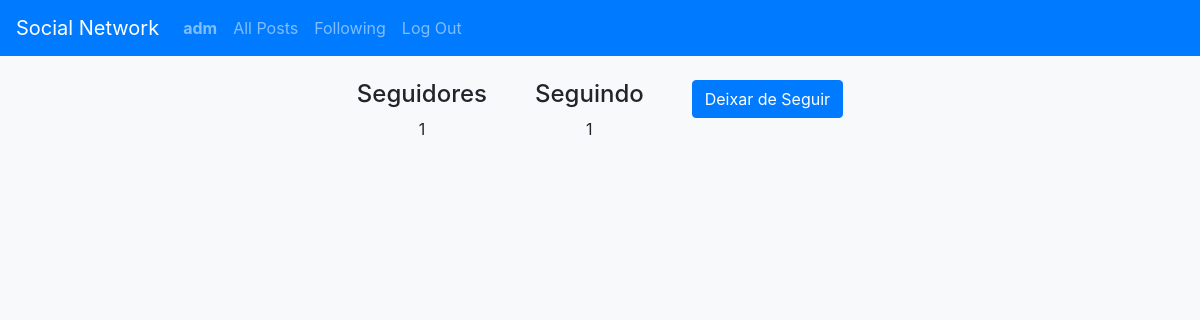
Before: /perfil/alexandre (signed in) with the older database file.
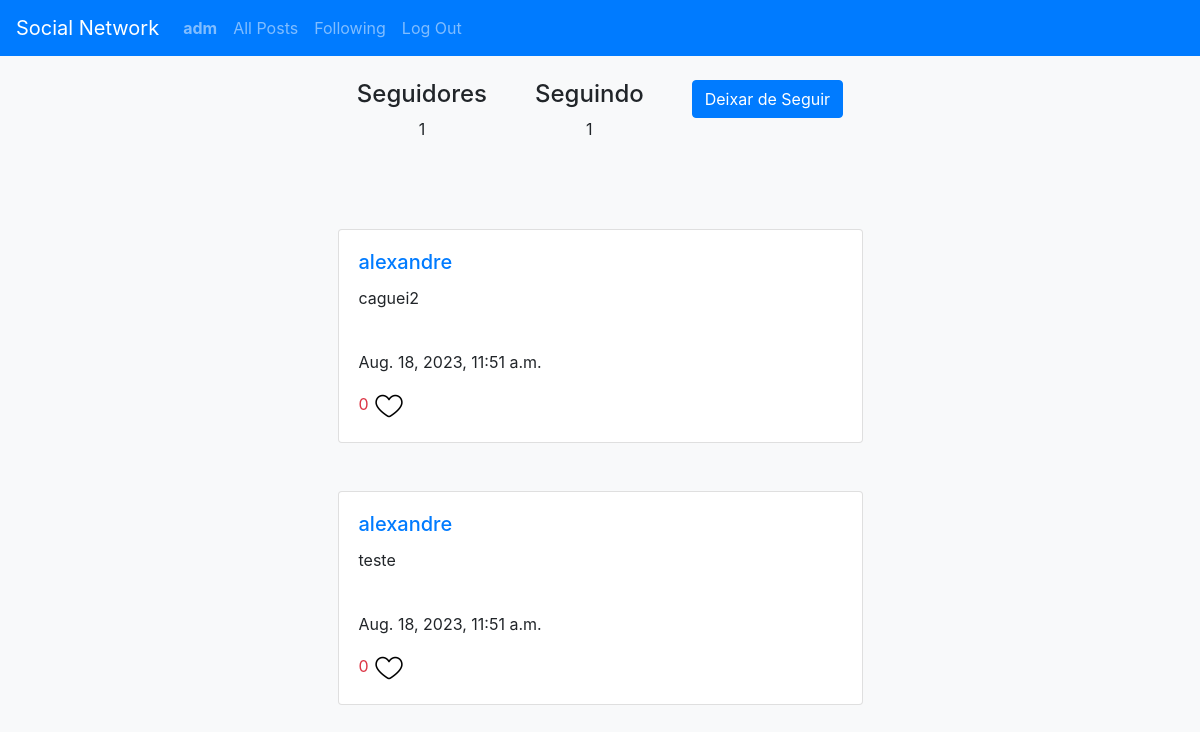
After: the same page with the newer database file.
### network/models.py (models this page shows, shortened)
class Post(models.Model):
    user = models.ForeignKey(User, on_delete=models.CASCADE)
    content = models.TextField()
    created_at = models.DateTimeField(auto_now_add=True)
    liked_by = models.ManyToManyField(User, related_name='liked_posts')

class User(AbstractUser):
    pass
    followers = models.ManyToManyField('self', symmetrical=False, related_name='following')

### network/views.py (the view)
# urls.py: path("perfil/<str:user_perfil>", views.perfil, name="perfil"),
@login_required
def perfil(request,user_perfil):
    user_request = User.objects.get(username = request.user)
    user_perfil = User.objects.get(username = user_perfil)
    len_followers = len(user_perfil.followers.all())
    len_following = len(user_perfil.following.all())
    followers = user_perfil.followers.all()
    is_following = user_request in followers
    posts = Post.objects.filter(user = user_perfil).order_by('-id')
    paginator = Paginator(posts,10)
    page = request.GET.get('pagina')
    posts_paginados = paginator.get_page(page)
    user_perfil_request_user = str(request.user) == str(user_perfil)
    context = {
        'posts':posts_paginados,
        'len_followers':len_followers,
        'len_following':len_following,
        'user_perfil_request_user':user_perfil_request_user,
        'is_following':is_following
    }
    return render(request,'network/perfil.html',context)

### network/templatetags/custom_tags.py (called while the page is built)
@register.simple_tag
def numberLike(id_post):
    post = Post.objects.get(id=id_post)
    numberLike = len(post.liked_by.all())
    return numberLike

@register.filter
def like(liker_id,post_id):
    liker = User.objects.get(id=liker_id)
    post = Post.objects.get(id=post_id)
    if liker in post.liked_by.all():
        return True
    else:
        return False

### network/templates/network/perfil.html (shortened to what this page needs)
{% extends "network/layout.html" %}
{% block body %}
    <div class="container">
        <div class="d-flex justify-content-center">
        <div class="d-flex flex-column align-items-center m-4">
            <h4>Seguidores</h4>
            <p>{{len_followers}}</p>
        </div>
        <div class="d-flex flex-column align-items-center m-4">
            <h4>Seguindo</h4>
            <p>{{len_following}}</p>
        </div>
        <div class="d-flex flex-column align-items-center m-4">
            {% if user_perfil_request_user %}
            {% else %}
            {% if is_following %}
            <button id="followToggle"  onclick="handlerOnclickUnFollow('{{request.user}}')" class="btn btn-primary">Deixar de Seguir</button>
            {% else %}
                    <button id="button_follow"  onclick="handlerOnclickFollow('{{request.user}}')" class="btn btn-primary">Seguir</button>
            {% endif %}
            {% endif%}
        </div>
        </div>
        {% for post in posts %}
        <br><br>
        <div class="container">
          <div class="row">
            <div class="col-md-6 mx-auto">
              <div class="card">
                <div class="card-body" id={{post.id}}>
                  <a href="/perfil/{{post.user}}">
                    <h5 class="card-title">{{post.user}}</h5>
                  </a>
                  <p class="card-text" id={{post.id}}>
                    {{post.content}}
                  </p>
                  <textarea style="display: none;" class="textarea_edit" class="form-control" rows="3" cols="50" ></textarea><br>
                  <p class="card-text">{{post.created_at}}</p>
                  <p class="card-text">
                    <span class="text-danger">
                      <span id="numberlikes{{post.id}}">
                        {% load custom_tags %}
                        {% numberLike post.id %}
                      </span>
                      {% if user.is_authenticated %}
                      {% if request.user.id|like:post.id %}
                      {% load static %}
                      {% else %}
                      {% load static %}
                      <img id="likebtn" onclick="handlerOnclickLike(this, '{{request.user.id}}', '{{post.id}}')"
                        src="{% static 'network/img/dislike.png' %}" width="32px">
                      {% endif %}
                      {% endif %}
                  </p>
                </div>
              </div>
            </div>
          </div>
        </div>
        {% endfor %}
      <br>
<div class="d-flex justify-content-center">
</div>
    </div>
{% endblock %}

Changed rows visible on the page:
added Post: user "alexandre", content "caguei2", created_at "Aug. 18, 2023, 11:51 a.m.", id "0"
added Post: user "alexandre", content "teste", created_at "Aug. 18, 2023, 11:51 a.m.", id "0"
